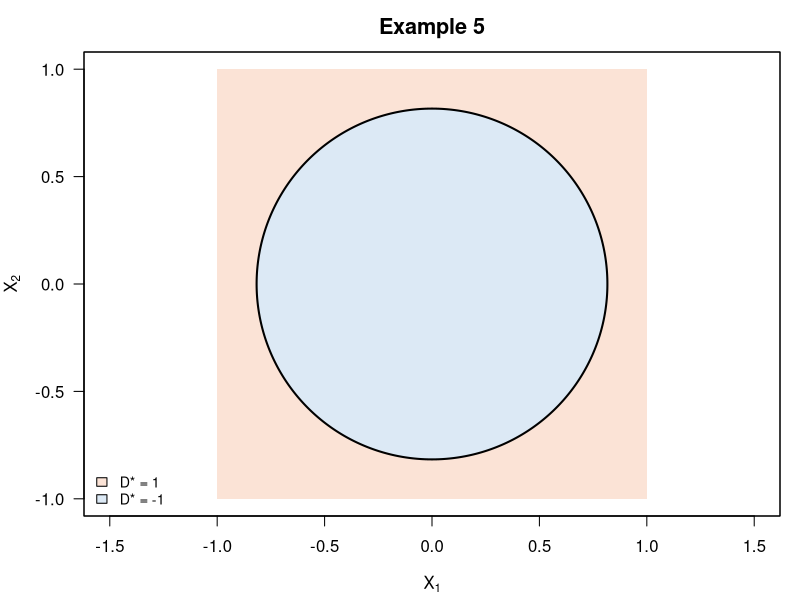

This figure's R source:
## Decision boundary D*(X) = sign(delta(X)) for g5: delta = 3(X1^2 + X2^2 - 2/3),
## depends on (X1, X2) only; boundary is the circle X1^2 + X2^2 = 2/3.
col_pos <- "#FBE3D6"; col_neg <- "#DCE9F5"       # D* = 1 / D* = -1
g <- seq(-1, 1, length.out = 401)
z <- outer(g, g, function(a, b) 3 * (a^2 + b^2 - 2/3))
dir.create("outputs/figures", recursive = TRUE, showWarnings = FALSE)
pdf("outputs/figures/Decision_boundary_g5.pdf", width = 5, height = 5)
par(mar = c(4.2, 4.2, 2.6, 1))
plot(NA, xlim = c(-1, 1), ylim = c(-1, 1), xlab = expression(X[1]), ylab = expression(X[2]),
     main = "Example 5", las = 1, cex.main = 1.3, asp = 1)
image(g, g, ifelse(z > 0, 1, 0), col = c(col_neg, col_pos), breaks = c(-.5, .5, 1.5), add = TRUE, useRaster = TRUE)
contour(g, g, z, levels = 0, drawlabels = FALSE, add = TRUE, lwd = 2)
box()
legend("bottomleft", legend = c("D* = 1", "D* = -1"), fill = c(col_pos, col_neg), bty = "n", cex = 0.85)
dev.off()
